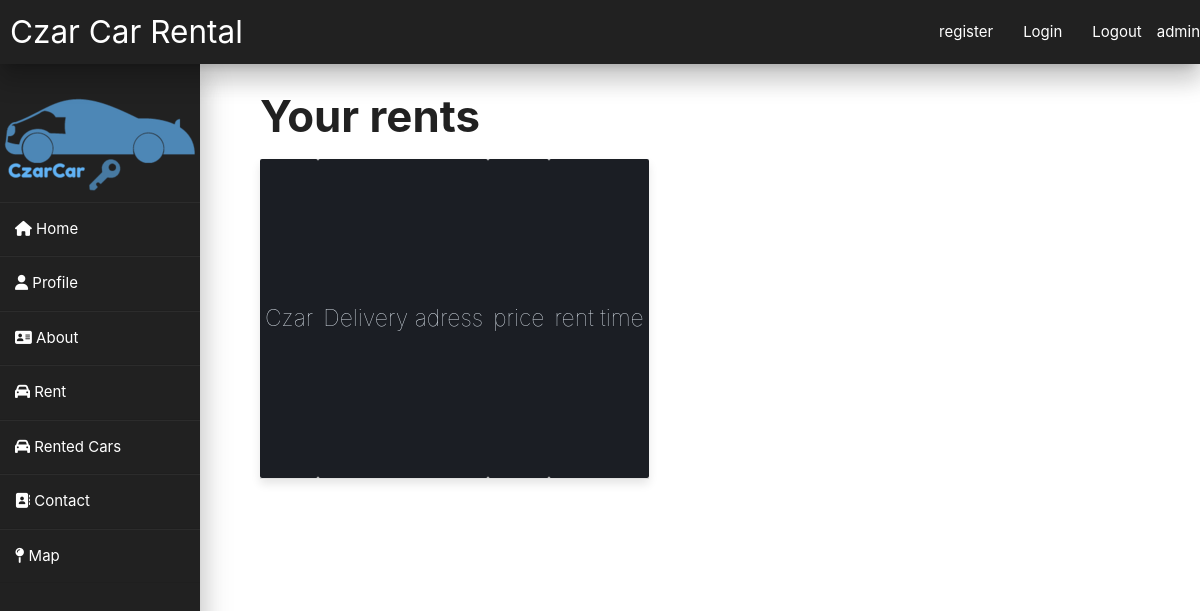
/rented_cars.html/ (signed in), run on an earlier commit of the app's database.
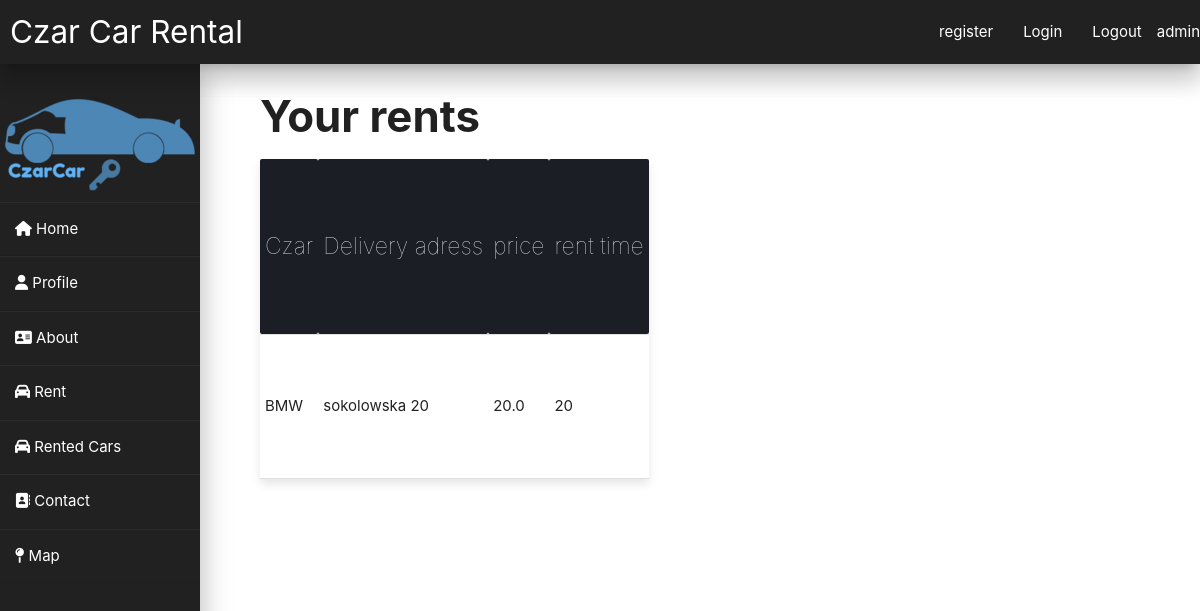
And on a later commit of the database.
### CzarCar/models.py (models this page shows, shortened)
class Rent(models.Model):
    account = models.ForeignKey(Account, null=True, on_delete=models.SET_NULL)
    car = models.ForeignKey(Car, null=True, on_delete=models.SET_NULL)
    delivery_adress = models.CharField(max_length=200)
    rent_price = models.FloatField(null=True)
    rent_time = models.IntegerField(null=True)
    date_created = models.DateTimeField(auto_now_add=True, null=True)

class Car(models.Model):
    STATUS = (
        ('RENTED', 'RENTED'),
        ('NOT_RENTED', 'NOT_RENTED')
    )
    name = models.CharField(max_length=200, null=True)
    price = models.FloatField(null=True)
    category = models.CharField(max_length=200, null=True)
    year_production = models.IntegerField(null=True)
    image = models.ImageField(upload_to='uploads/', null=True)
    description = models.CharField(max_length=200, null=True)
    status = models.CharField(max_length=200, null=True, choices=STATUS)

### CzarCar/decorators.py (the view)
    def wrapper_func(request,*args,**kwargs):
        if request.user.is_authenticated:
            return view_func(request, *args, **kwargs)
        else:
            return redirect('home')

### CzarCar/models.py (called while the page is built)
    def __str__(self):
        return self.username

### CzarCar/views.py (called while the page is built)
@logged_user
def your_rent_view(request):
    print(request.headers)
    user = request.user
    rents = Rent.objects.filter(account=user)
    context = {'rents': rents}
    return render(request, 'CzarCar/rented_cars.html', context)

### CzarCar/templates/CzarCar/rented_cars.html
{% extends 'home.html' %}
{% block content %}
<div>
        <h3><b>Your rents </b></h3>
    </div>
    <table class="table-fill">
        <tr>
            <th class="text-left">Czar</th>
            <th class="text-left">Delivery adress</th>
            <th class="text-left">price</th>
            <th class="text-left">rent time</th>
        </tr>
            {% for rent in rents %}
                <tr>
                    <td>{{ rent.car.name }}</td>
                    <td>{{ rent.delivery_adress }}</td>
                    <td>{{ rent.rent_price }}</td>
                    <td >{{ rent.rent_time }}</td>
                </tr>
            {% endfor %}
    </table>
{% endblock %}

What changed in the data, as far as the page shows it:
added Rent: car.name "BMW", delivery_adress "sokolowska 20", rent_price "20.0", rent_time "20"
